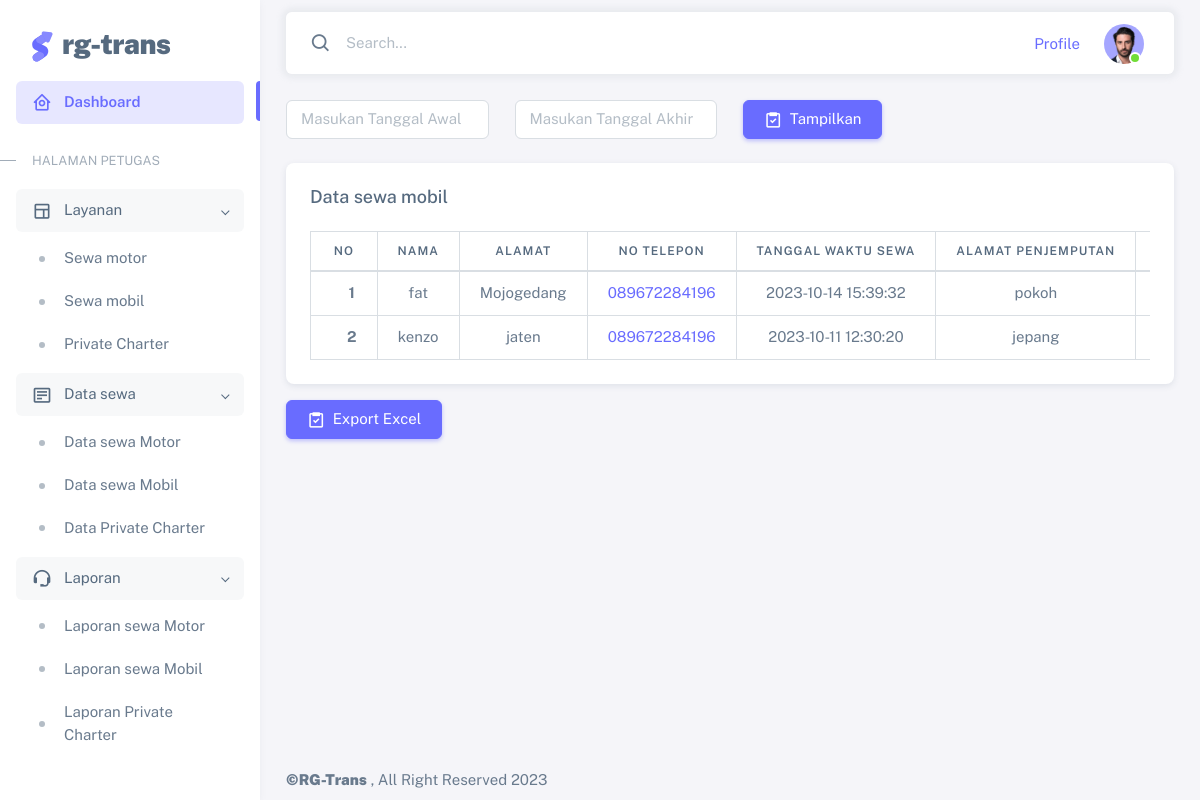
The page /l_bmobil.php (signed in) on the database its author committed.
### tables this page shows
CREATE TABLE `ds_mobil` (
  `id` int(11) NOT NULL,
  `nama` varchar(100) DEFAULT NULL,
  `alamat` varchar(255) DEFAULT NULL,
  `telp` varchar(15) DEFAULT NULL,
  `tglwkt_sewa` datetime DEFAULT NULL,
  `alamat_jemput` varchar(255) DEFAULT NULL,
  `paket` int(11) DEFAULT NULL,
  `jmobil` varchar(50) DEFAULT NULL
);

### l_bmobil.php (the view, shortened to what this page needs)
<?php
 require_once('koneksi.php');
  $query = "SELECT * FROM ds_mobil ORDER BY id DESC";
  $hasil = mysqli_query($conn,$query);
  $data = mysqli_fetch_array($hasil);
  function noHp($t){
    $nohp= $t;
    if(!preg_match("/[^+0-9]/",trim($nohp))){
      if(substr(trim($nohp), 0, 2)=="62"){
        $hp    =trim($nohp);
    }
    else if(substr(trim($nohp), 0, 1)=="0"){
        $hp    ="62".substr(trim($nohp), 1);
      }
  }
  return $hp;
}
?>
<!DOCTYPE html>
<html
  lang="en"
  class="light-style layout-menu-fixed"
  dir="ltr"
  data-theme="theme-default"
  data-assets-path="sneat/assets/"
  data-template="vertical-menu-template-free"
>
  <head>
    <?php require_once('layout2/_CSS.php')?>
  </head>
  <body>
    <div class="layout-wrapper layout-content-navbar">
      <div class="layout-container">
        <?php require_once('layout2/_Sidebar.php')?>
        <div class="layout-page">
          <?php require_once('layout2/_Navbar.php')?>
          <div class="content-wrapper">
              <div class="container-xxl flex-grow-1 container-p-y ">
                <form action="" method="POST">
                    <div class="row">
                            <div class="col-lg-3">
                                <input name="dari" onfocus="(this.type ='date')" class="form-control"  placeholder="Masukan Tanggal Awal" required>
                            </div>
                            <div class="col-lg-3">
                                <input name="sampai" onfocus="(this.type ='date')" class="form-control"  placeholder="Masukan Tanggal Akhir" required>
                            </div>
                            <div class="col-lg-3">
                                <button class="btn btn-primary" type="submit" name="tampil">
                                        <span class="tf-icons bx bx-task"></span>&nbsp; Tampilkan
                                </button>
                            </div>
                        </div>
                  </form>
            <div class="row">
            <div class="col-lg-12 mb-4 order-0 mt-4">
            <div class="card">
                <h5 class="card-header">Data sewa mobil</h5>
                <div class="card-body">
                <div>
                  <div class="table-responsive text-nowrap">
                    <table class="table table-bordered">
                      <thead>
                        <tr class="text-center">
                          <th>No</th>
                          <th>Nama</th>
                          <th>Alamat</th>
                          <th>No Telepon</th>
                          <th>Tanggal waktu sewa</th>
                          <th>Alamat Penjemputan</th>
                          <th>Harga</th>
                        </tr>
                      </thead>
                      <tbody>
                      <?php
                        $no=1;
                          if(isset($_POST['tampil'])){
                              $dari=mysqli_real_escape_string($conn,$_POST['dari']);
                              $sampai=mysqli_real_escape_string($conn,$_POST['sampai']);
                              $data = mysqli_query($conn,"SELECT * FROM ds_mobil WHERE tglwkt_sewa >= '$dari' AND tglwkt_sewa <= '$sampai'");
                          }else {
                              $data = mysqli_query($conn,"SELECT * FROM ds_mobil ORDER BY id DESC");
                          }
                              while($r=mysqli_fetch_array($data)){
                          ?>
                            <tr class="text-center">
                              <td>
                                <i class="fab fa-angular fa-lg text-danger me-3"></i> <strong><?= $no++;?></strong>
                              </td>
                              <td><?= $r['nama'];?></td>
                              <td><?= $r['alamat'];?></td>
                              <td><a href="https://wa.me/<?= noHp($r['telp']);?>"><?= $r['telp'];?></a></td>
                              <td><?= $r['tglwkt_sewa'];?></td>
                              <td><?= $r['alamat_jemput'];?></td>
                              <td><?= rupiah($r['paket']);?></td>
                            </tr>
                            <?php }?>
                      </tbody>
                    </table>
                    </div>
                  </div>
                </div>
              </div>
              <form action="excel_sewa_mobil.php" method="post">
                <div class="col-lg-3 mt-3">
                <button class="btn btn-primary" type="submit" >
                    <span class="tf-icons bx bx-task"></span>&nbsp; Export Excel
                </button>
                </div>
            </form>
            </div>
            </div>
            </div>
            <?php require_once('layout2/_Footer.php')?>
          </div>
        </div>
      </div>
      </div>
  </body>
</html>

### rows shown on the page
ds_mobil: nama "fat", alamat "Mojogedang", telp "089672284196", tglwkt_sewa "2023-10-14 15:39:32", alamat_jemput "pokoh"
ds_mobil: nama "kenzo", alamat "jaten", telp "089672284196", tglwkt_sewa "2023-10-11 12:30:20", alamat_jemput "jepang"
